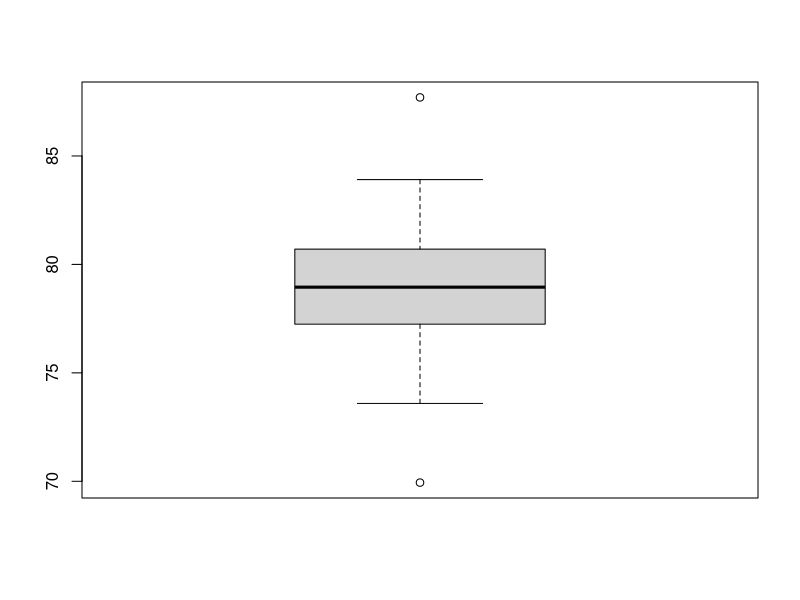

Here is the R script that generated this plot:
# Laura Lorena Camacho Rangel 
# 2070458
# 09/04/2025

# Comparación de medianas del ejercicio número 2
# Prueba de T de una muestra
# Ho= La media del peso neto de los costales es de 80kg
# Hi= La media del peso neto de los costales es menor a 80kg

costal <- c(87.7, 80.01, 77.28, 78.76, 81.52, 74.4, 80.71, 79.5, 77.87, 81.94, 80.7,
             82.32, 75.78, 80.19, 83.91, 79.4, 77.52, 77.62, 81.4, 74.89, 82.95,
             73.59, 77.92, 77.18, 79.83, 81.23, 79.28, 78.44, 79.01, 80.47, 76.23,
             78.89, 77.14, 69.94, 78.54, 79.7, 82.45, 77.29, 75.52, 77.21, 75.99,
             81.94, 80.41, 77.77)
mean(costal)
## [1] 78.91682

# Length = amplitud de los datos
length(costal)
## [1] 44

shapiro.test(costal)
##
## Shapiro-Wilk normality test
##
## data:  costal
## W = 0.97851, p-value = 0.5752

boxplot(costal)

# Fivenum = mostrar valores de los cuartiles
fivenum(costal)
## [1] 69.940 77.245 78.950 80.705 87.700

# El siguiente codigo es para La prueba de t de una sola muestra 
# mu = La media de referencia
t.test(costal, mu= 80)
##
## One Sample t-test
##
## data:  costal
## t = -2.357, df = 43, p-value = 0.02305
## alternative hypothesis: true mean is not equal to 80
## 95 percent confidence interval:
##  77.99003 79.84361
## sample estimates:
##  mean of x 
## 78.91682 
